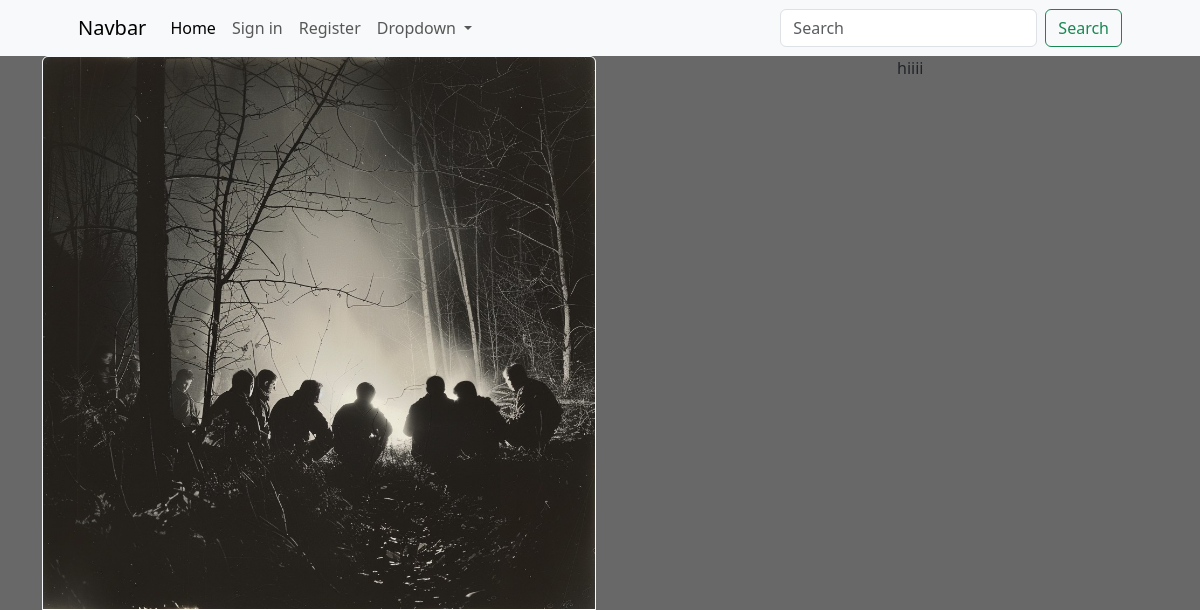
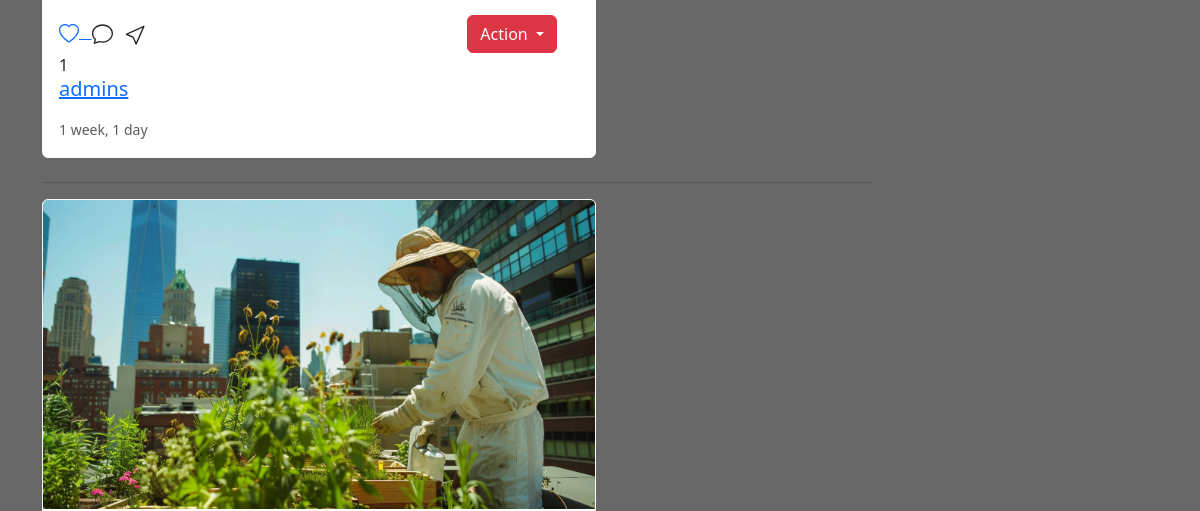
The app's page / (upper part), older data (2 pictures, top to bottom).
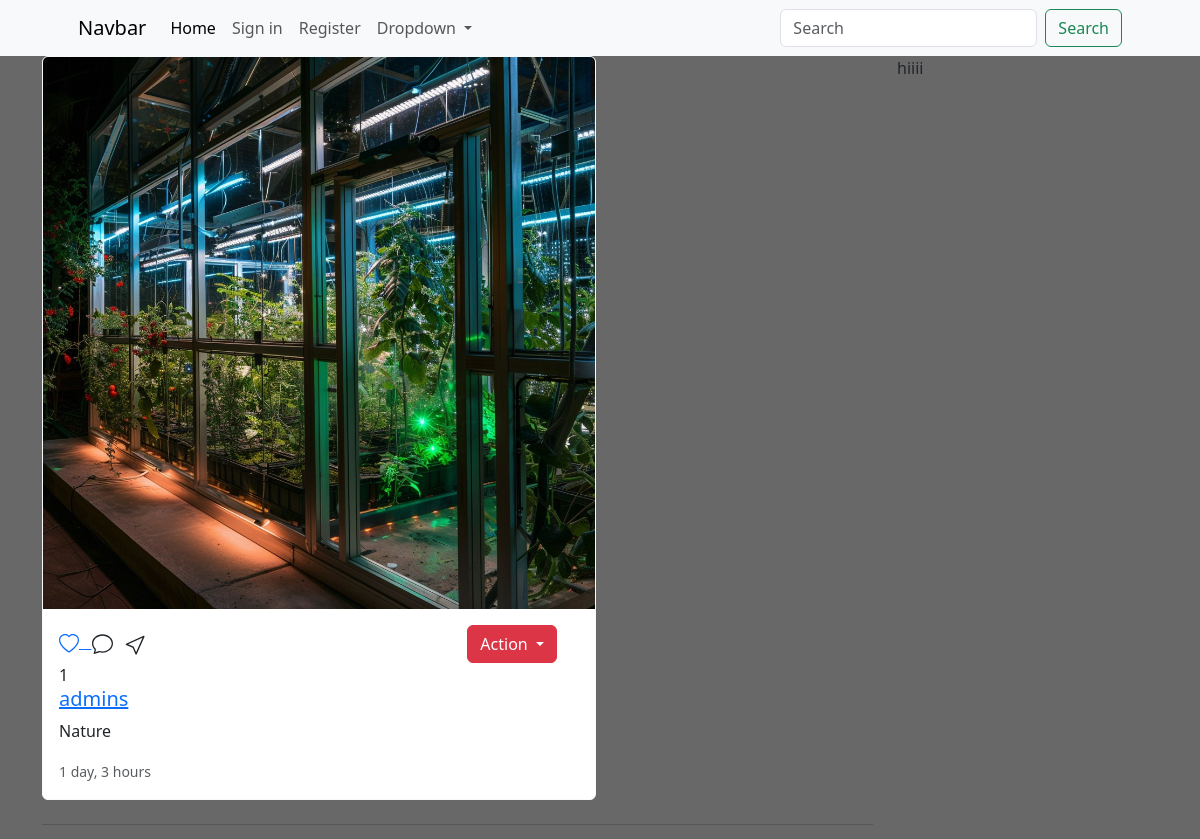
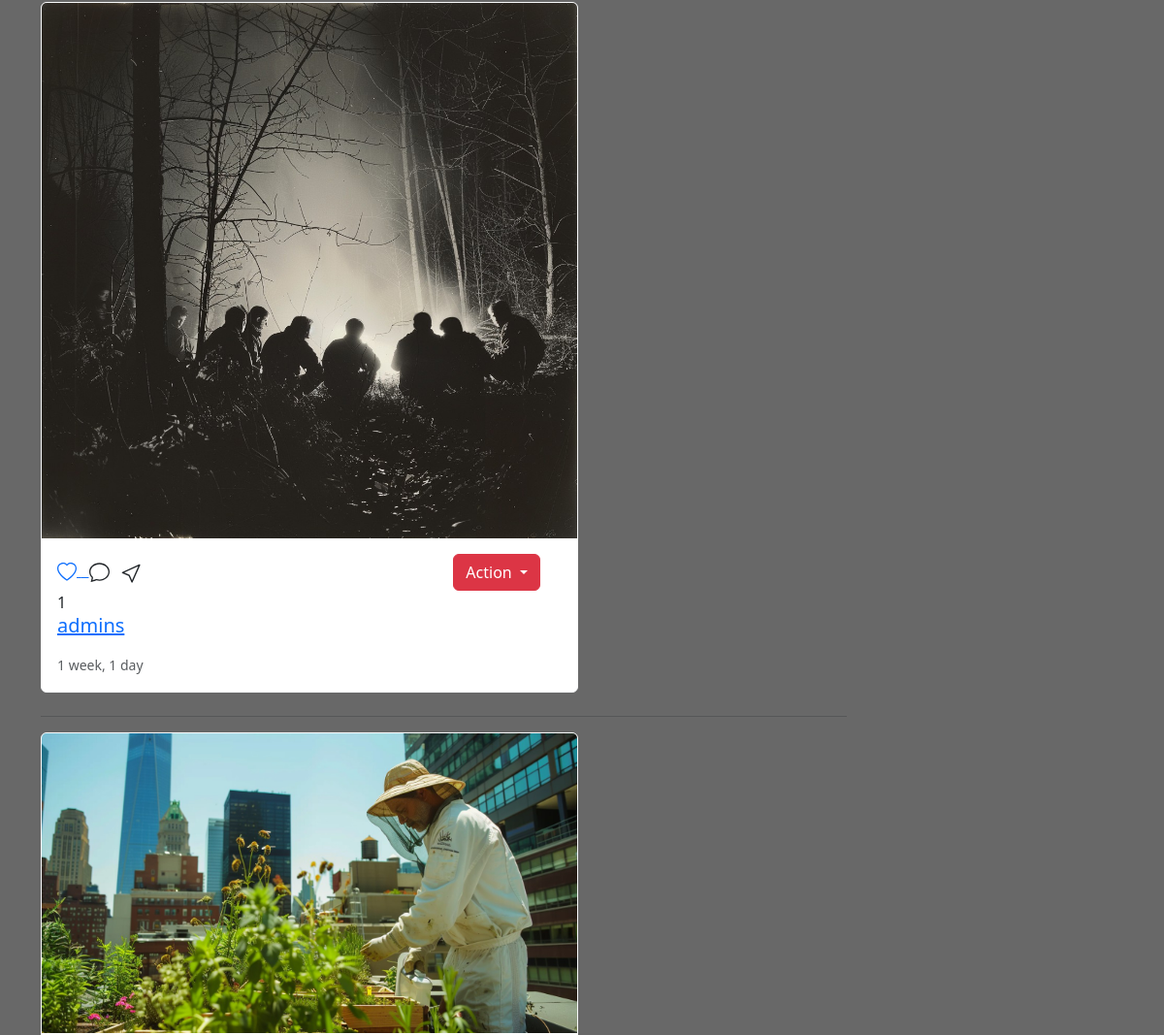
The same page, newer data (2 pictures, top to bottom).
### main/models.py (models this page shows, shortened)
class Post(models.Model):
    user = models.ForeignKey(User,on_delete=models.CASCADE)
    image = models.ImageField(upload_to='posts/')
    caption = models.TextField(blank=True)
    create_at = models.DateTimeField(auto_now_add=True)
    likes = models.IntegerField(default=0)

### main/views.py (the view)
# urls.py: 2. Add a URL to urlpatterns:  path('', views.home, name='home')
def home(request):
    posts = Post.objects.all().order_by('-create_at')
    context = {"posts":posts}
    return render(request,'home.html',context)

### templates/home.html (shortened to what this page needs)
{% extends 'partial/main.html' %}
{% load static %}
{% block content %}
<div class="container">
    <div class="row">
        <div class="col-9">
            {% for post in posts%}
            <div class="card col-sm-8 mb-4 card border-light">
                <a href="{% url 'post_detail' post.id %}"><img src="{{post.image.url}}" class="card-img-top" alt="..."></a>
                <div class="card-body">
                    <div class="run">
                        <a href="{% url 'like_detail' post.id %}">
                        </a>
                            <div class="btn-group">
                                <button type="button" class="btn btn-danger dropdown-toggle" data-bs-toggle="dropdown" aria-expanded="false">
                                  Action
                                </button>
                              </div>
                    </div>
                    {{post.likes}}
                <a href="{% url 'profile' post.user.username %}"><h5 class="card-title">{{post.user}}</h5> </a>
                <p class="card-text">{{post.caption}}</p>
                <p class="card-text"><small class="text-body-secondary">{{post.create_at|timesince}}</small></p>
                </div>
            </div>
            <hr>
            {% endfor %}
        </div>
        <div class="col-3">
            hiiii
        </div>
    </div>
</div>
{% endblock %}

Row changes from the older to the newer data that the page shows:
added Post: image (picture), likes "1", user "admins", caption "Nature", create_at "1 day, 3 hours"
